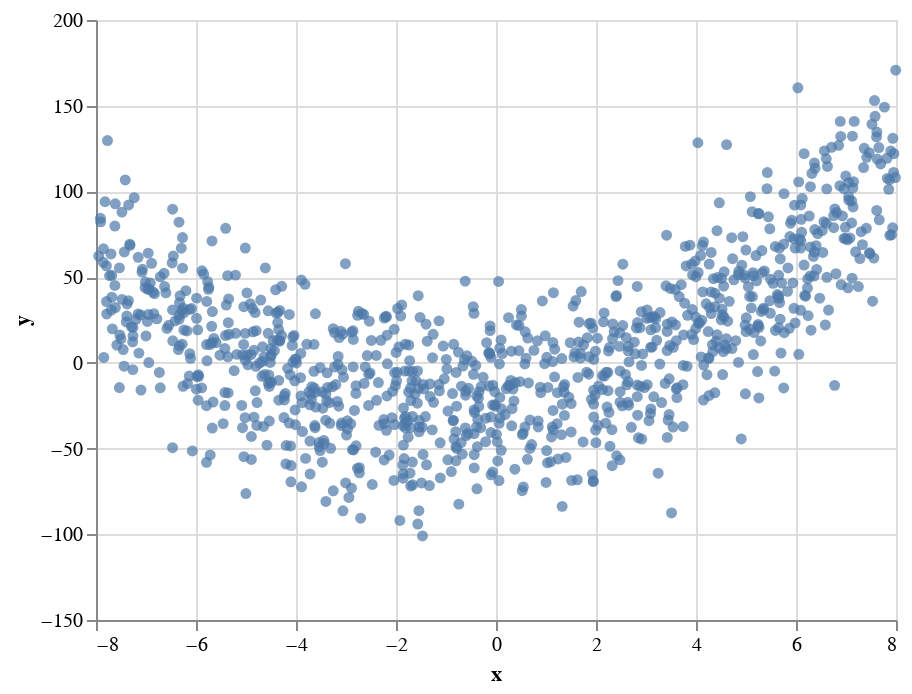

Source (notebook cell):
### Code cell
c

### Figure 1 — Vega-Lite specification as saved in the notebook (floating-point values rounded to 4 significant figures; data arrays with more than 128 entries replaced by an {"elided": "..."} marker saying what was removed)
{"config": {"view": {"continuousWidth": 400, "continuousHeight": 300}}, "data": {"name": "data-38a83843c9ea97a6f15dfb5ee34fe83d"}, "mark": "circle", "encoding": {"x": {"field": "x", "type": "quantitative"}, "y": {"field": "y", "scale": {"domain": [-150, 200]}, "type": "quantitative"}}, "$schema": "https://vega.github.io/schema/vega-lite/v4.17.0.json", "datasets": {"data-38a83843c9ea97a6f15dfb5ee34fe83d": {"elided": "1000 records"}}}
